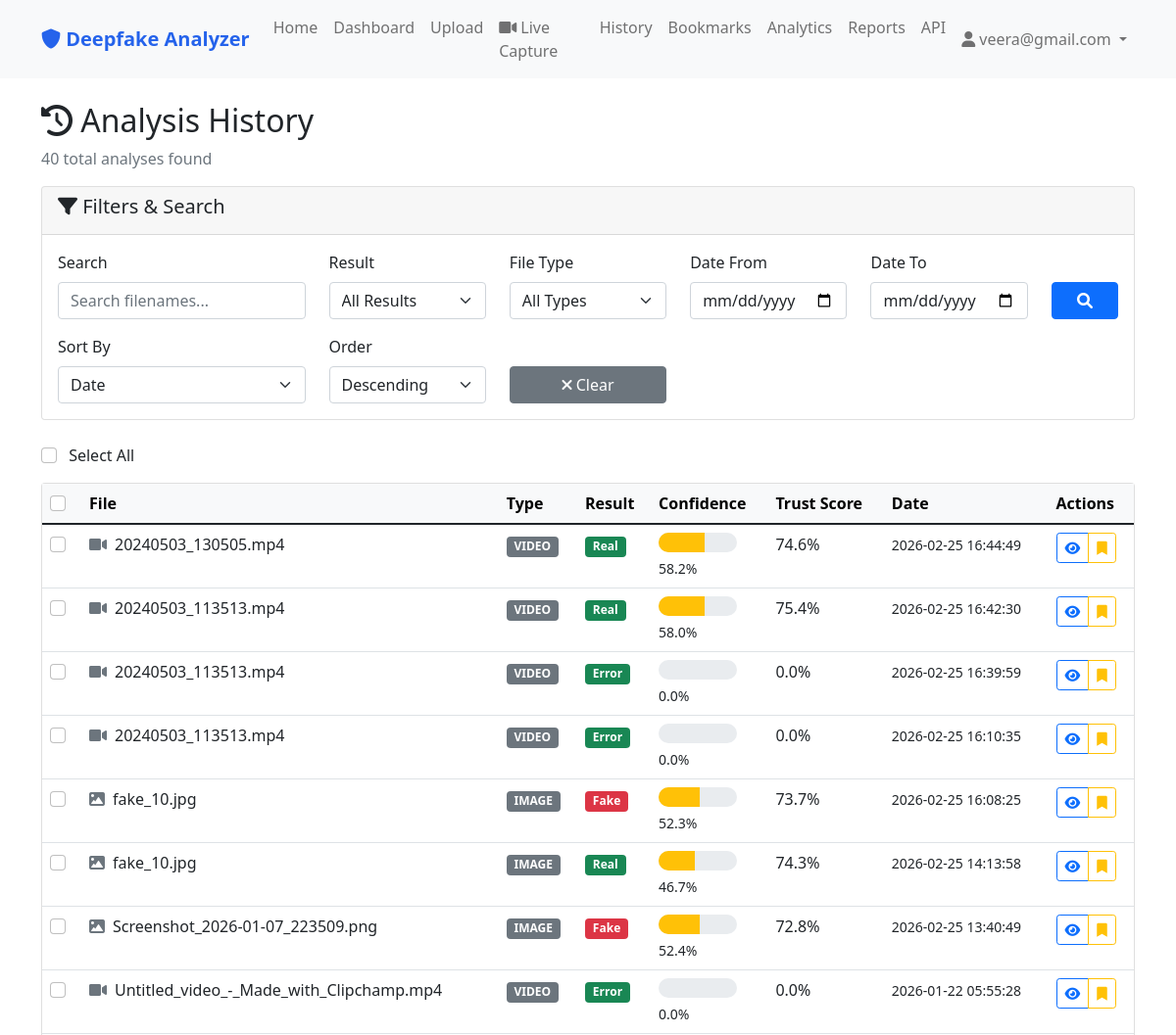
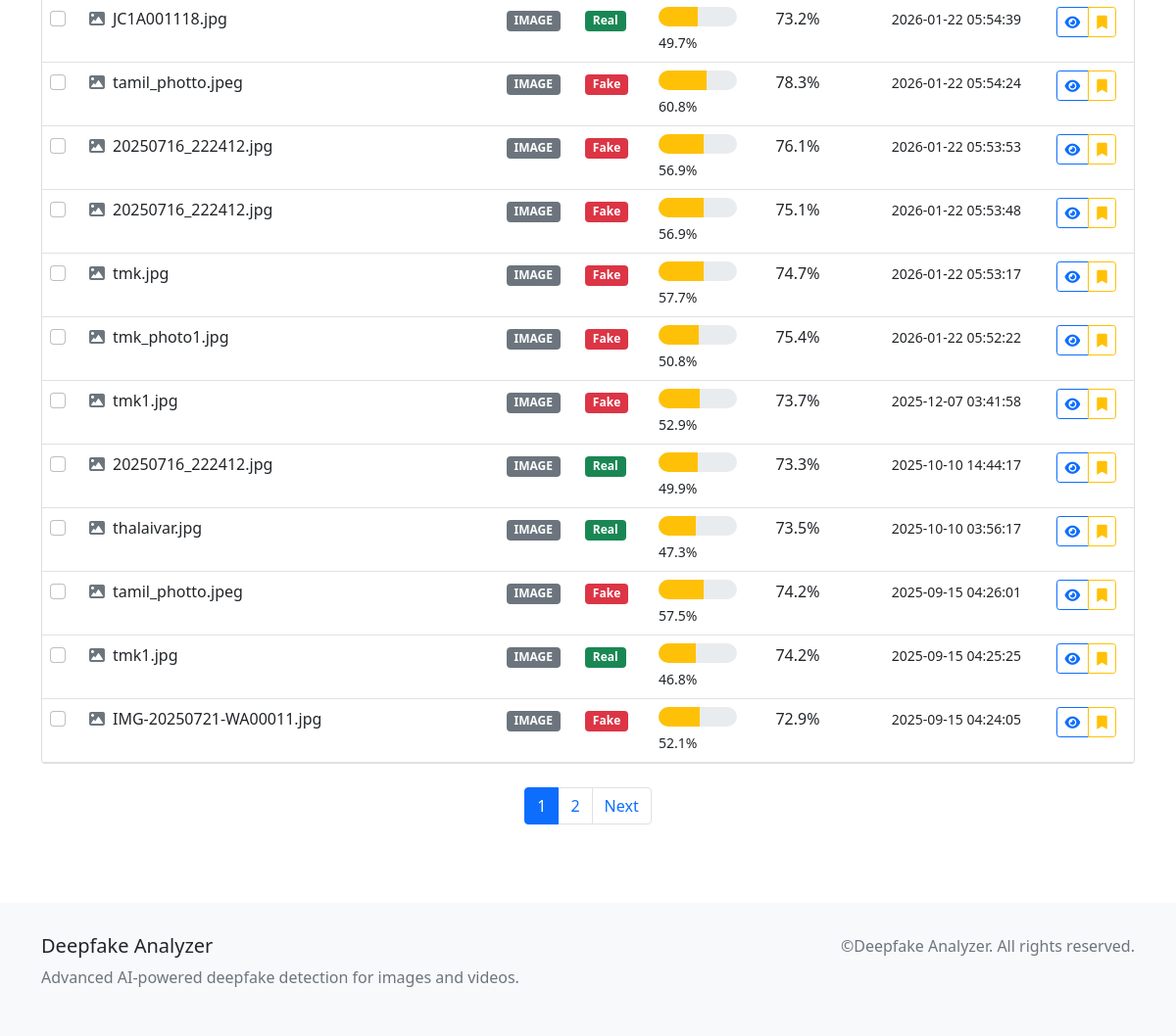
The app's page /history (signed in) with its own data (2 pictures, top to bottom).
### tables this page shows
CREATE TABLE analyses (
            id INTEGER PRIMARY KEY AUTOINCREMENT,
            user_id INTEGER,
            filename TEXT NOT NULL,
            file_path TEXT NOT NULL,
            file_type TEXT NOT NULL,
            confidence REAL NOT NULL,
            accuracy REAL NOT NULL,
            result TEXT NOT NULL,
            trust_score REAL NOT NULL,
            analysis_data TEXT,
            created_at TIMESTAMP DEFAULT CURRENT_TIMESTAMP,
            FOREIGN KEY (user_id) REFERENCES users (id)
        );

### app.py (the view)
@app.route('/history')
@login_required
def history():
    page = request.args.get('page', 1, type=int)
    per_page = 20
    result_filter = request.args.get('result', '')
    file_type_filter = request.args.get('file_type', '')
    date_from = request.args.get('date_from', '')
    date_to = request.args.get('date_to', '')
    search_query = request.args.get('search', '')
    sort_by = request.args.get('sort', 'created_at')
    sort_order = request.args.get('order', 'desc')
    where_conditions = ['user_id = ?']
    params = [session['user_id']]
    if result_filter:
        where_conditions.append('result = ?')
        params.append(result_filter)
    if file_type_filter:
        where_conditions.append('file_type = ?')
        params.append(file_type_filter)
    if date_from:
        where_conditions.append('DATE(created_at) >= ?')
        params.append(date_from)
    if date_to:
        where_conditions.append('DATE(created_at) <= ?')
        params.append(date_to)
    if search_query:
        where_conditions.append('filename LIKE ?')
        params.append(f'%{search_query}%')
    where_clause = ' AND '.join(where_conditions)
    valid_sorts = ['created_at', 'filename', 'confidence', 'result']
    if sort_by not in valid_sorts:
        sort_by = 'created_at'
    if sort_order not in ['asc', 'desc']:
        sort_order = 'desc'
    conn = get_db_connection()
    count_query = f'SELECT COUNT(*) as total FROM analyses WHERE {where_clause}'
    total = conn.execute(count_query, params).fetchone()['total']
    offset = (page - 1) * per_page
    query = f'''
        SELECT * FROM analyses
        WHERE {where_clause}
        ORDER BY {sort_by} {sort_order.upper()}
        LIMIT ? OFFSET ?
    '''
    params.extend([per_page, offset])
    analyses = conn.execute(query, params).fetchall()
    conn.close()
    total_pages = (total + per_page - 1) // per_page
    has_prev = page > 1
    has_next = page < total_pages
    analyses = clean_trust_scores(analyses)
    analyses = process_analysis_for_template(analyses)
    return render_template('history.html',
                         analyses=analyses,
                         total=total,
                         page=page,
                         total_pages=total_pages,
                         has_prev=has_prev,
                         has_next=has_next,
                         result_filter=result_filter,
                         file_type_filter=file_type_filter,
                         date_from=date_from,
                         date_to=date_to,
                         search_query=search_query,
                         sort_by=sort_by,
                         sort_order=sort_order)

### app.py (called while the page is built, shortened)
def clean_trust_scores(rows):
    clean = []
    for row in rows:
        row_dict = dict(row)
        ts = row_dict.get('trust_score')
        clean.append(row_dict)
    return clean

def process_analysis_for_template(analyses):
    processed = []
    for analysis in analyses:
        analysis_dict = dict(analysis)
        conf = analysis_dict.get('confidence', 0)
        ts = analysis_dict.get('trust_score', 0)
        analysis_dict['confidence_percent'] = conf * 100
        analysis_dict['trust_score_percent'] = ts * 100
        analysis_dict['confidence_level'] = 'high' if conf > 0.7 else 'medium' if conf > 0.4 else 'low'
        analysis_dict['trust_level'] = 'high' if ts > 0.7 else 'medium' if ts > 0.4 else 'low'
        processed.append(analysis_dict)
    return processed

def get_db_connection():
    conn = sqlite3.connect('deepfake_analyzer.db')
    conn.row_factory = sqlite3.Row
    return conn

def login_required(f):
    @wraps(f)
    def decorated_function(*args, **kwargs):
        if 'user_id' not in session:
            return redirect(url_for('login'))
        return f(*args, **kwargs)
    return decorated_function

### templates/history.html (shortened to what this page needs)
{% extends "base.html" %}
{% block content %}
<div class="container mt-4">
    <div class="row">
        <div class="col-12">
            <h2><i class="fas fa-history"></i> Analysis History</h2>
            <p class="text-muted">{{ total }} total analyses found</p>
        </div>
    </div>
    <div class="row mb-4">
        <div class="col-12">
            <div class="card">
                <div class="card-header">
                    <h5><i class="fas fa-filter"></i> Filters & Search</h5>
                </div>
                <div class="card-body">
                    <form method="GET" id="filterForm">
                        <div class="row">
                            <div class="col-md-3">
                                <label class="form-label">Search</label>
                                <input type="text" class="form-control" name="search" value="{{ search_query }}"
                                    placeholder="Search filenames...">
                            </div>
                            <div class="col-md-2">
                                <label class="form-label">Result</label>
                                <select class="form-select" name="result">
                                    <option value="">All Results</option>
                                </select>
                            </div>
                            <div class="col-md-2">
                                <label class="form-label">File Type</label>
                                <select class="form-select" name="file_type">
                                    <option value="">All Types</option>
                                </select>
                            </div>
                            <div class="col-md-2">
                                <label class="form-label">Date From</label>
                                <input type="date" class="form-control" name="date_from" value="{{ date_from }}">
                            </div>
                            <div class="col-md-2">
                                <label class="form-label">Date To</label>
                                <input type="date" class="form-control" name="date_to" value="{{ date_to }}">
                            </div>
                            <div class="col-md-1">
                                <label class="form-label">&nbsp;</label>
                                <button type="submit" class="btn btn-primary w-100">
                                    <i class="fas fa-search"></i>
                                </button>
                            </div>
                        </div>
                        <div class="row mt-3">
                            <div class="col-md-3">
                                <label class="form-label">Sort By</label>
                                <select class="form-select" name="sort">
                                    <option value="created_at" {{ 'selected' if sort_by=='created_at' }}>Date</option>
                                </select>
                            </div>
                            <div class="col-md-2">
                                <label class="form-label">Order</label>
                                <select class="form-select" name="order">
                                    <option value="desc" {{ 'selected' if sort_order=='desc' }}>Descending</option>
                                </select>
                            </div>
                            <div class="col-md-2">
                                <label class="form-label">&nbsp;</label>
                                <a href="{{ url_for('history') }}" class="btn btn-secondary w-100">
                                    <i class="fas fa-times"></i> Clear
                                </a>
                            </div>
                        </div>
                    </form>
                </div>
            </div>
        </div>
    </div>
    {% if analyses %}
    <div class="row mb-3">
        <div class="col-12">
            <div class="d-flex justify-content-between align-items-center">
                <div>
                    <input type="checkbox" id="selectAll" class="form-check-input me-2">
                    <label for="selectAll" class="form-check-label">Select All</label>
                </div>
            </div>
        </div>
    </div>
    {% endif %}
    <div class="row">
        <div class="col-12">
            {% if analyses %}
            <div class="card">
                <div class="card-body p-0">
                    <div class="table-responsive">
                        <table class="table table-hover mb-0">
                            <thead class="table-light">
                                <tr>
                                    <th width="40">
                                        <input type="checkbox" id="selectAllHeader" class="form-check-input">
                                    </th>
                                    <th>File</th>
                                    <th>Type</th>
                                    <th>Result</th>
                                    <th>Confidence</th>
                                    <th>Trust Score</th>
                                    <th>Date</th>
                                    <th>Actions</th>
                                </tr>
                            </thead>
                            <tbody>
                                {% for analysis in analyses %}
                                <tr>
                                    <td>
                                        <input type="checkbox" class="form-check-input analysis-checkbox"
                                            value="{{ analysis.id }}">
                                    </td>
                                    <td>
                                        <div class="d-flex align-items-center">
                                            <i
                                                class="fas fa-{{ 'image' if analysis.file_type == 'image' else 'video' }} me-2 text-muted"></i>
                                            <span>{{ analysis.filename }}</span>
                                        </div>
                                    </td>
                                    <td>
                                        <span class="badge bg-secondary">{{ analysis.file_type.upper() }}</span>
                                    </td>
                                    <td>
                                        <span
                                            class="badge bg-{{ 'danger' if analysis.result == 'Fake' else 'success' }}">
                                            {{ analysis.result }}
                                        </span>
                                    </td>
                                    <td>
                                        <div class="confidence-meter mb-1" style="width: 80px;">
                                            <div class="confidence-fill confidence-{{ analysis.confidence_level }}"
                                                data-width="{{ analysis.confidence_percent }}"></div>
                                        </div>
                                        <small>{{ "%.1f"|format(analysis.confidence * 100) }}%</small>
                                    </td>
                                    <td>{{ "%.1f"|format(analysis.trust_score * 100) }}%</td>
                                    <td>
                                        <small>{{ analysis.created_at }}</small>
                                    </td>
                                    <td>
                                        <div class="btn-group" role="group">
                                            <a href="{{ url_for('view_analysis', analysis_id=analysis.id) }}"
                                                class="btn btn-sm btn-outline-primary" title="View Details">
                                                <i class="fas fa-eye"></i>
                                            </a>
                                            <button class="btn btn-sm btn-outline-warning bookmark-btn"
                                                data-id="{{ analysis.id }}" title="Bookmark">
                                                <i class="fas fa-bookmark"></i>
                                            </button>
                                        </div>
                                    </td>
                                </tr>
                                {% endfor %}
                            </tbody>
                        </table>
                    </div>
                </div>
            </div>
            {% if total_pages > 1 %}
            <nav class="mt-4">
                <ul class="pagination justify-content-center">
                    {% for p in range(1, total_pages + 1) %}
                    {% if p == page %}
                    <li class="page-item active">
                        <span class="page-link">{{ p }}</span>
                    </li>
                    {% elif p <= 3 or p>= total_pages - 2 or (p >= page - 2 and p <= page + 2) %} <li class="page-item">
                            <a class="page-link" href="{{ url_for('history', page=p, **request.args) }}">{{ p }}</a>
                            </li>
                            {% elif p == 4 or p == total_pages - 3 %}
                            <li class="page-item disabled">
                                <span class="page-link">...</span>
                            </li>
                            {% endif %}
                            {% endfor %}
                            {% if has_next %}
                            <li class="page-item">
                                <a class="page-link"
                                    href="{{ url_for('history', page=page+1, **request.args) }}">Next</a>
                            </li>
                            {% endif %}
                </ul>
            </nav>
            {% endif %}
            {% endif %}
        </div>
    </div>
</div>
{% endblock %}

### templates/base.html (style rules this page uses)
.confidence-meter { height: 20px; background: #e9ecef; border-radius: 10px; overflow: hidden; }
.confidence-fill { height: 100%; transition: width 0.3s ease; }
.confidence-medium { background: #ffc107; }

### records on screen
analyses: filename "20240503_130505.mp4", file_type "VIDEO", result "Real", {{ analysis.confidence_percent }} 58.16184832888134 (drawn), analysis.confidence*100 "58.2", analysis.trust_score*100 "74.6", created_at "2026-02-25 16:44:49"
analyses: filename "20240503_113513.mp4", file_type "VIDEO", result "Real", {{ analysis.confidence_percent }} 58.049229849866556 (drawn), analysis.confidence*100 "58.0", analysis.trust_score*100 "75.4", created_at "2026-02-25 16:42:30"
analyses: filename "20240503_113513.mp4", file_type "VIDEO", result "Error", analysis.confidence*100 "0.0", analysis.trust_score*100 "0.0", created_at "2026-02-25 16:39:59"
analyses: filename "20240503_113513.mp4", file_type "VIDEO", result "Error", analysis.confidence*100 "0.0", analysis.trust_score*100 "0.0", created_at "2026-02-25 16:10:35"
analyses: filename "fake_10.jpg", file_type "IMAGE", result "Fake", {{ analysis.confidence_percent }} 52.32206583023071 (drawn), analysis.confidence*100 "52.3", analysis.trust_score*100 "73.7", created_at "2026-02-25 16:08:25"
analyses: filename "fake_10.jpg", file_type "IMAGE", result "Real", {{ analysis.confidence_percent }} 46.715667843818665 (drawn), analysis.confidence*100 "46.7", analysis.trust_score*100 "74.3", created_at "2026-02-25 14:13:58"
analyses: filename "Screenshot_2026-01-07_223509.png", file_type "IMAGE", result "Fake", {{ analysis.confidence_percent }} 52.367472648620605 (drawn), analysis.confidence*100 "52.4", analysis.trust_score*100 "72.8", created_at "2026-02-25 13:40:49"
analyses: filename "Untitled_video_-_Made_with_Clipchamp.mp4", file_type "VIDEO", result "Error", analysis.confidence*100 "0.0", analysis.trust_score*100 "0.0", created_at "2026-01-22 05:55:28"
analyses: filename "JC1A001118.jpg", file_type "IMAGE", result "Real", {{ analysis.confidence_percent }} 49.66519474983215 (drawn), analysis.confidence*100 "49.7", analysis.trust_score*100 "73.2", created_at "2026-01-22 05:54:39"
analyses: filename "tamil_photto.jpeg", file_type "IMAGE", result "Fake", {{ analysis.confidence_percent }} 60.794734954833984 (drawn), analysis.confidence*100 "60.8", analysis.trust_score*100 "78.3", created_at "2026-01-22 05:54:24"
analyses: filename "20250716_222412.jpg", file_type "IMAGE", result "Fake", {{ analysis.confidence_percent }} 56.898438930511475 (drawn), analysis.confidence*100 "56.9", analysis.trust_score*100 "76.1", created_at "2026-01-22 05:53:53"
analyses: filename "20250716_222412.jpg", file_type "IMAGE", result "Fake", {{ analysis.confidence_percent }} 56.898438930511475 (drawn), analysis.confidence*100 "56.9", analysis.trust_score*100 "75.1", created_at "2026-01-22 05:53:48"
analyses: filename "tmk.jpg", file_type "IMAGE", result "Fake", {{ analysis.confidence_percent }} 57.67319202423096 (drawn), analysis.confidence*100 "57.7", analysis.trust_score*100 "74.7", created_at "2026-01-22 05:53:17"
analyses: filename "tmk_photo1.jpg", file_type "IMAGE", result "Fake", {{ analysis.confidence_percent }} 50.842249393463135 (drawn), analysis.confidence*100 "50.8", analysis.trust_score*100 "75.4", created_at "2026-01-22 05:52:22"
analyses: filename "tmk1.jpg", file_type "IMAGE", result "Fake", {{ analysis.confidence_percent }} 52.922314405441284 (drawn), analysis.confidence*100 "52.9", analysis.trust_score*100 "73.7", created_at "2025-12-07 03:41:58"
analyses: filename "20250716_222412.jpg", file_type "IMAGE", result "Real", {{ analysis.confidence_percent }} 49.90014433860779 (drawn), analysis.confidence*100 "49.9", analysis.trust_score*100 "73.3", created_at "2025-10-10 14:44:17"
analyses: filename "thalaivar.jpg", file_type "IMAGE", result "Real", {{ analysis.confidence_percent }} 47.25002646446228 (drawn), analysis.confidence*100 "47.3", analysis.trust_score*100 "73.5", created_at "2025-10-10 03:56:17"
analyses: filename "tamil_photto.jpeg", file_type "IMAGE", result "Fake", {{ analysis.confidence_percent }} 57.49518871307373 (drawn), analysis.confidence*100 "57.5", analysis.trust_score*100 "74.2", created_at "2025-09-15 04:26:01"
analyses: filename "tmk1.jpg", file_type "IMAGE", result "Real", {{ analysis.confidence_percent }} 46.79313600063324 (drawn), analysis.confidence*100 "46.8", analysis.trust_score*100 "74.2", created_at "2025-09-15 04:25:25"
analyses: filename "IMG-20250721-WA00011.jpg", file_type "IMAGE", result "Fake", {{ analysis.confidence_percent }} 52.11917161941528 (drawn), analysis.confidence*100 "52.1", analysis.trust_score*100 "72.9", created_at "2025-09-15 04:24:05"

### other values on screen
{{ session.user_email }} "veera@gmail.com"
{{ total }} "40"
{{ p }} "1"
{{ p }} "2"
